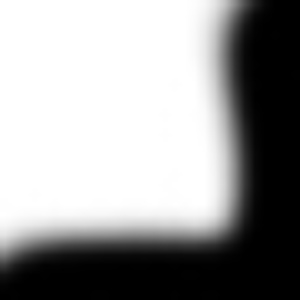
#> input picture test1.jpg, 300 x 300 px
$ python imagesegmentation.py test1.jpg
#> lines starting #> are read from the running program, lines starting #| are printed output that depends on the picture
### augmentingPath.py
from multiprocessing import Queue
import numpy as np


def bfs(rGraph, V, s, t, parent):
    q = Queue()
    visited = np.zeros(V, dtype=bool)
    q.put(s)
    visited[s] = True
    parent[s] = -1

    while not q.empty():
        u = q.get()
        for v in range(V):
            if (not visited[v]) and rGraph[u][v] > 0:
                q.put(v)
                parent[v] = u
                visited[v] = True
    return visited[v]


# [7 lines left out: function dfs, not called in this run]


def augmentingPath(graph, s, t):
    print("Running augmenting path algorithm")
    rGraph = graph.copy()
    V = len(graph)
    parent = np.zeros(V, dtype='int32')

    while bfs(rGraph, V, s, t, parent):
        pathFlow = float("inf")
        v = t
        while v != s:
            u = parent[v]
            pathFlow = min(pathFlow, rGraph[u][v])
            v = parent[v]

        v = t
        while v != s:
            u = parent[v]
            rGraph[u][v] -= pathFlow
            rGraph[v][u] += pathFlow
            v = parent[v]

    visited = np.zeros(V, dtype=bool)
    dfs(rGraph, V, s, visited)

    cuts = []

    for i in range(V):
        for j in range(V):
            if visited[i] and not visited[j] and graph[i][j]:
                cuts.append((i, j))
    return cuts

### imagesegmentation.py
from __future__ import division
import numpy as np
import cv2
import os
import sys
import argparse
from math import exp, pow
from augmentingPath import augmentingPath
from pushRelabel import pushRelabel
from boykovKolmogorov import boykovKolmogorov

graphCutAlgo = {"ap": augmentingPath,
                "pr": pushRelabel,
                "bk": boykovKolmogorov}
SIGMA = 30
# LAMBDA = 1
OBJCOLOR, BKGCOLOR = (0, 0, 255), (0, 255, 0)
OBJCODE, BKGCODE = 1, 2
OBJ, BKG = "OBJ", "BKG"

CUTCOLOR = (0, 0, 255)

SOURCE, SINK = -2, -1
SF = 10
LOADSEEDS = False


def show_image(image):
    windowname = "Segmentation"
    cv2.namedWindow(windowname, cv2.WINDOW_NORMAL)
    cv2.startWindowThread()
    cv2.imshow(windowname, image)
    cv2.waitKey(0)
    cv2.destroyAllWindows()


def plantSeed(image):

    def drawLines(x, y, pixelType):
        if pixelType == OBJ:
            color, code = OBJCOLOR, OBJCODE
        else:
            color, code = BKGCOLOR, BKGCODE
        cv2.circle(image, (x, y), radius, color, thickness)
        cv2.circle(seeds, (x // SF, y // SF), radius // SF, code, thickness)

    def onMouse(event, x, y, flags, pixelType):
        global drawing
        if event == cv2.EVENT_LBUTTONDOWN:
            drawing = True
            drawLines(x, y, pixelType)
        elif event == cv2.EVENT_MOUSEMOVE and drawing:
            drawLines(x, y, pixelType)
        elif event == cv2.EVENT_LBUTTONUP:
            drawing = False

    def paintSeeds(pixelType):
        print("Planting", pixelType, "seeds")
        global drawing
        drawing = False
        windowname = "Plant " + pixelType + " seeds"
        cv2.namedWindow(windowname, cv2.WINDOW_AUTOSIZE)
        cv2.setMouseCallback(windowname, onMouse, pixelType)
        while (1):
            cv2.imshow(windowname, image)
            if cv2.waitKey(1) & 0xFF == 27:
                break
        cv2.destroyAllWindows()

    seeds = np.zeros(image.shape, dtype="uint8")
    image = cv2.cvtColor(image, cv2.COLOR_GRAY2RGB)
    image = cv2.resize(image, (0, 0), fx=SF, fy=SF)

    radius = 10
    thickness = -1
    # Preencher todo o circulo
    global drawing
    drawing = False

    paintSeeds(OBJ)
    paintSeeds(BKG)
    return seeds, image


def boundaryPenalty(ip, iq):
    bp = 100 * exp(- pow(int(ip) - int(iq), 2) / (2 * pow(SIGMA, 2)))
    return bp


def buildGraph(image):
    V = image.size + 2
    graph = np.zeros((V, V), dtype='int32')
    K = makeNLinks(graph, image)
    seeds, seededImage = plantSeed(image)
    makeTLinks(graph, seeds, K)
    return graph, seededImage


def makeNLinks(graph, image):
    K = -float("inf")
    r, c = image.shape
    for i in range(r):
        for j in range(c):
            x = i * c + j
            if i + 1 < r:
                y = (i + 1) * c + j
                bp = boundaryPenalty(image[i][j], image[i + 1][j])
                graph[x][y] = graph[y][x] = bp
                K = max(K, bp)
            if j + 1 < c:
                y = i * c + j + 1
                bp = boundaryPenalty(image[i][j], image[i][j + 1])
                graph[x][y] = graph[y][x] = bp
                K = max(K, bp)
    return K


def makeTLinks(graph, seeds, K):
    r, c = seeds.shape

    for i in range(r):
        for j in range(c):
            x = i * c + j
            if seeds[i][j] == OBJCODE:
                graph[SOURCE][x] = K
            elif seeds[i][j] == BKGCODE:
                graph[x][SINK] = K


def displayCut(image, cuts):
    def colorPixel(i, j):
        image[i][j] = CUTCOLOR

    r, c = image.shape
    image = cv2.cvtColor(image, cv2.COLOR_GRAY2RGB)
    for c in cuts:
        if c[0] != SOURCE and c[0] != SINK and c[1] != SOURCE and c[1] != SINK:
            colorPixel(c[0] // r, c[0] % r)
            colorPixel(c[1] // r, c[1] % r)
    return image


def imageSegmentation(imagefile, size=(30, 30), algo="ff"):
#> called with imagefile = 'test1.jpg', size = (30, 30), algo = 'ap'
    pathname = os.path.splitext(imagefile)[0]
    image = cv2.imread(imagefile, cv2.IMREAD_GRAYSCALE)
#> image is the input picture: shape (300, 300); min 0, max 255, mean 155.6
    image = cv2.resize(image, size)
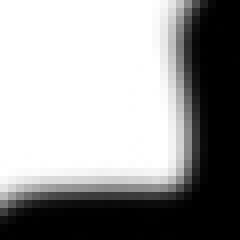
#> image: shape (30, 30) (shown 8 times larger); min 0, max 255, mean 155.7
    graph, seededImage = buildGraph(image)
#> the loop in makeNLinks, `for i in range(r):` made 30 passes
#> after the loop in makeNLinks, `for i in range(r):`:
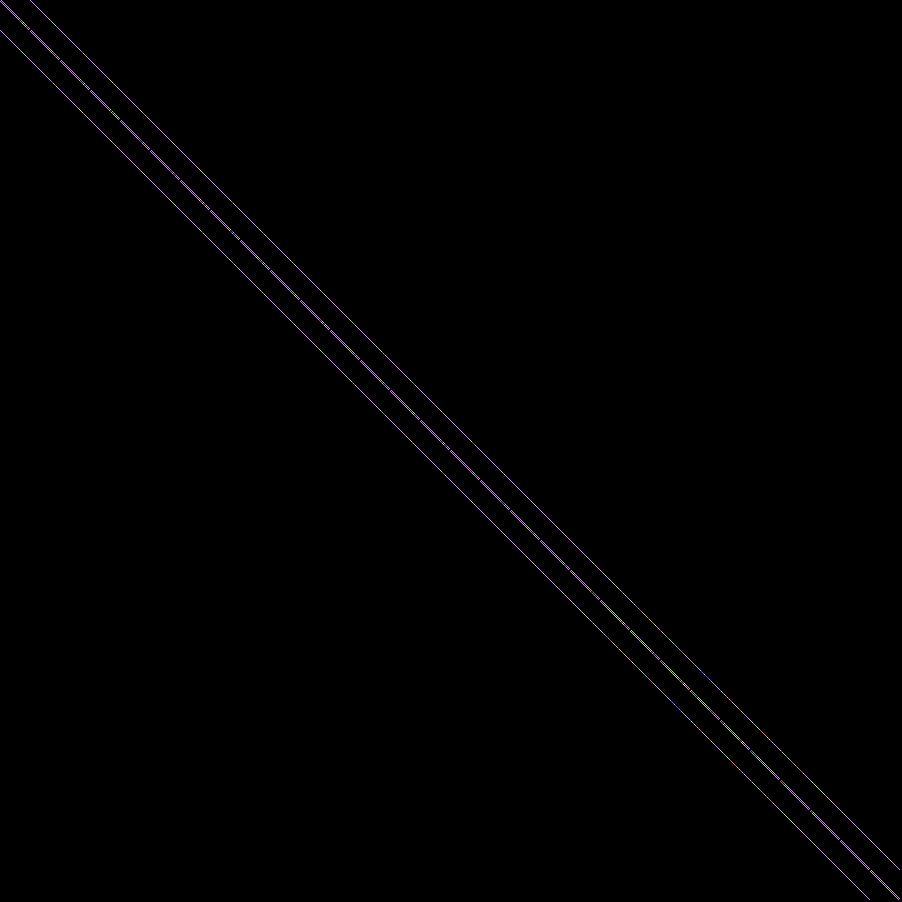
#> graph: shape (902, 902) int32; 66 distinct labels, from 0 to 100; one colour per label, 0 black
#> (key Esc is pressed here)
#> (key Enter is pressed here)
#> in buildGraph, `seeds, seededImage = plantSeed(image)`: seeds: shape (30, 30); every value is 0
    cv2.imwrite(pathname + "seeded.jpg", seededImage)

    global SOURCE, SINK
    SOURCE += len(graph)
    SINK += len(graph)

    cuts = graphCutAlgo["ap"](graph, SOURCE, SINK)
    print("cuts:")
    print(cuts)
    image = displayCut(image, cuts)
    image = cv2.resize(image, (0, 0), fx=SF, fy=SF)
    show_image(image)
    savename = pathname + "cut.jpg"
    cv2.imwrite(savename, image)
    print("Saved image as"), savename


def parseArgs():
    def algorithm(string):
        if string in graphCutAlgo:
            return string
        raise argparse.ArgumentTypeError(
            "Algorithm should be one of the following:", graphCutAlgo.keys())

    parser = argparse.ArgumentParser()
    parser.add_argument("imagefile")
    parser.add_argument("--size", "-s",
                        default=30, type=int,
                        help="Defaults to 30x30")
    parser.add_argument("--algo", "-a", default="ap", type=algorithm)
    return parser.parse_args()


if __name__ == "__main__":

    args = parseArgs()
#> (the run stopped early here; a loop or call above may not have finished)

$ run again, on babycut.jpg
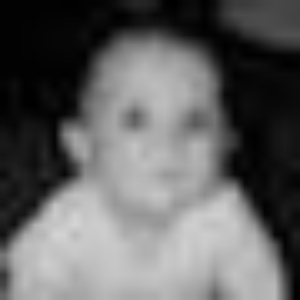
#> input picture babycut.jpg, 300 x 300 px
#> in imageSegmentation, image is the input picture: shape (300, 300); min 0, max 212, mean 98.1
#> in imageSegmentation, `image = cv2.resize(image, size)`:
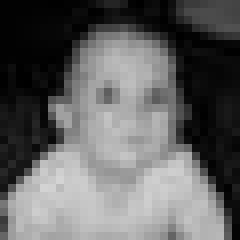
#> image: shape (30, 30) (shown 8 times larger); min 0, max 212, mean 98.2
#> the loop in makeNLinks, `for i in range(r):` made 30 passes
#> after the loop in makeNLinks, `for i in range(r):`:
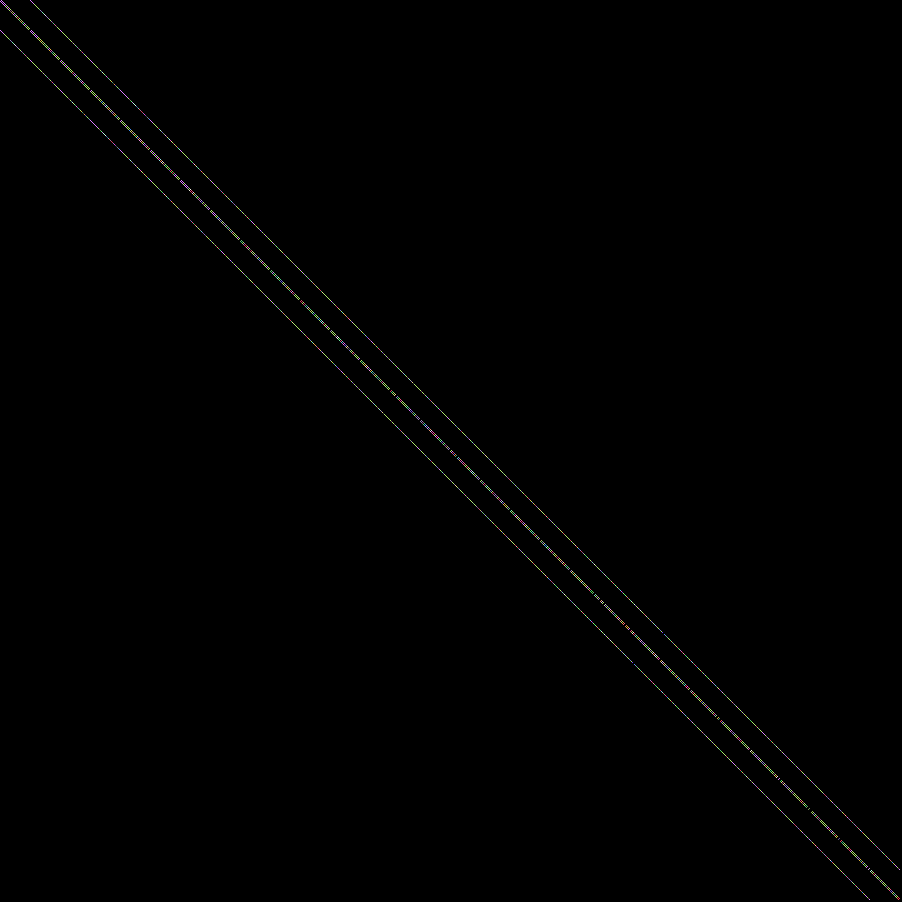
#> graph: shape (902, 902) int32; 69 distinct labels, from 0 to 100; one colour per label, 0 black
#> seeds: shape (30, 30); every value is 0

$ run again, on babyseeded.jpg
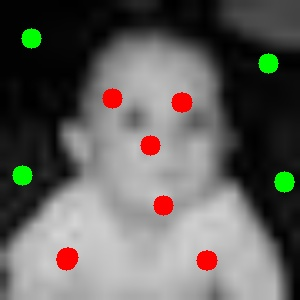
#> input picture babyseeded.jpg, 300 x 300 px
#> the loop in makeNLinks, `for i in range(r):` made 30 passes
#> after the loop in makeNLinks, `for i in range(r):`:
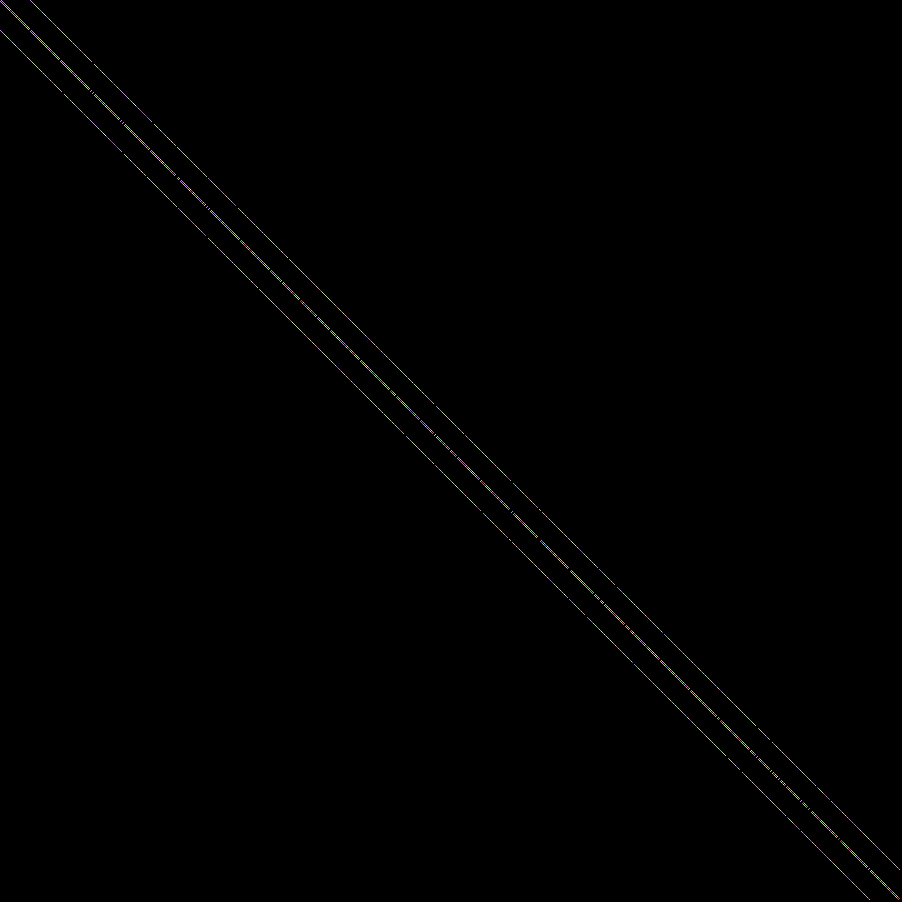
#> graph: shape (902, 902) int32; 70 distinct labels, from 0 to 100; one colour per label, 0 black
#> in plantSeed, `image = cv2.resize(image, (0, 0), fx=SF, fy=SF)`:
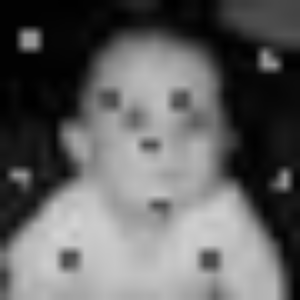
#> image: shape (300, 300, 3); min 0, max 211, mean 97.8
#> seeds: shape (30, 30); every value is 0
